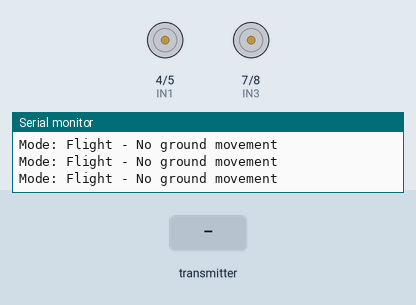
This sketch was run on a simulated Arduino Uno, built with avr-gcc and run on an emulated ATmega328P. Parts: motor-driver pin pairs drawn as motors (green arrow = first pin HIGH = forward, orange = second pin HIGH = backward, longer = more drive, scaled by the enable pin), the last lines printed to the serial monitor. Inputs (shaded band) come from the test bench.

Above: at 1.3 s.
1.4 s: the transmitter starts sending readChannel.4 = 1000
3.0 s: the transmitter starts sending readChannel.1 = 1000
At 3.4 s:
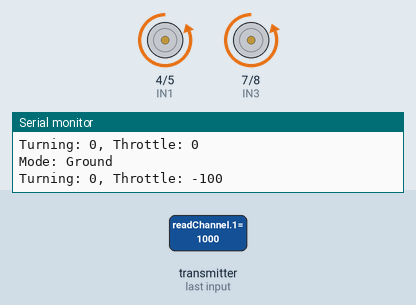
4.5 s: the transmitter starts sending readChannel.3 = 1000
At 4.9 s:
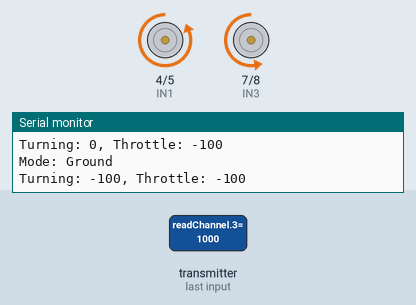
6.0 s: the transmitter starts sending readChannel.1 = 1250
At 6.3 s:
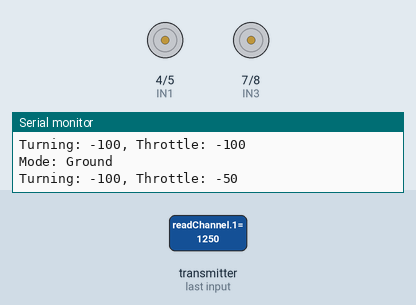
7.5 s: the transmitter starts sending readChannel.3 = 1250
At 8.7 s:
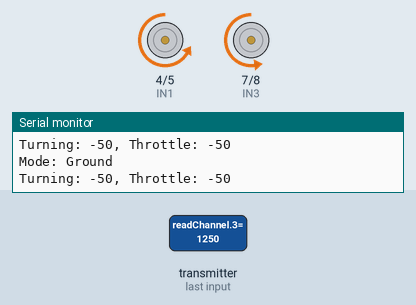
9.0 s: the transmitter starts sending readChannel.1 = 1500
At 10.4 s:
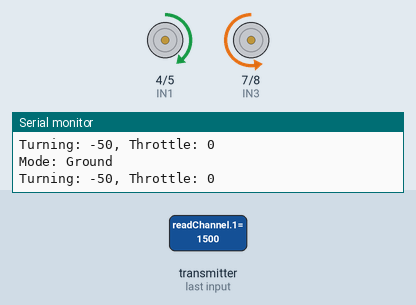
Timing chart, 0 to 11.5 s (numbered marks = the images above; inputs shaded):
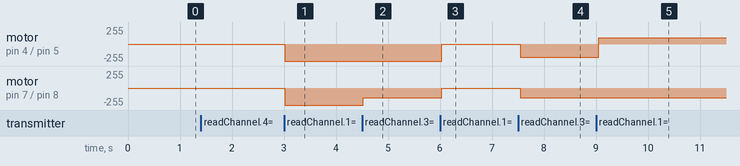

The sketch:

FinalArduinoCode.ino
```cpp
// This is the code used to control the movement of the gound system.

// Include the iBus Library
#include <IBusBM.h>

// Create iBus object
IBusBM ibus;

// Define pins
  // Right
const int ENA = 3;
const int IN1 = 4;
const int IN2 = 5;
  // Left
const int ENB = 9;
const int IN3 = 7;
const int IN4 = 8;

// Receiver channel mappings
const int CH2 = 1; // Forward/Backward
const int CH4 = 3; // Left/Right
int ch5 = 0; // Mode Control

// Define mode selection from channel 5
enum Mode {Deactivated, Ground, Flight};

// Function to determine the operating mode based on channel 5 input
Mode modeChoose()
{
    ch5 = ibus.readChannel(4); // Read channel 5 (index 4 in iBus)

    if (ch5 < 900)  // No signal detected
    {
        return Deactivated;
    }
    else if (ch5 < 1400)  // Ground mode active
    {
      return Ground;
    }

    return Flight;  // Otherwise, Flight mode active
}

// Function to read iBus channel and map it to -100 to 100
int mappedPower100 (int channel)
{
    int rawValue = ibus.readChannel(channel);
    // Convert from 1000-2000 to -100 to 100
    return constrain(map(rawValue, 1000, 2000, -100, 100), -100, 100);
}

// Function to set motor direction
void motorDirection(int speed, int pin1, int pin2)
{
    if (speed > 0) //Forward
    {
        digitalWrite(pin1, HIGH);
        digitalWrite(pin2, LOW);
    }
    else if (speed < 0) //Backward
    {
        digitalWrite(pin1, LOW);
        digitalWrite(pin2, HIGH);
    }
    else //Stop
    {
        digitalWrite(pin1, LOW);
        digitalWrite(pin2, LOW);
    }
}

// Function to set motor speeds
void motorSpeed(int leftSpeed, int rightSpeed)
{
    // Constrain speeds to prevent exceeding 100% power
    // Allow finer control over turning
    leftSpeed = constrain(leftSpeed, -100, 100);
    rightSpeed = constrain(rightSpeed, -100, 100);

    // Convert percentage speed to PWM value (0-255)
    int leftPWM = map(abs(leftSpeed), 0, 100, 40, 255);
    int rightPWM = map(abs(rightSpeed), 0, 100, 40, 255);

    // Ensure motor stops at speed = 0
    if (leftSpeed == 0) leftPWM = 0;
    if (rightSpeed == 0) rightPWM = 0;

    // Set direction
    motorDirection(rightSpeed, IN1, IN2);
    motorDirection(leftSpeed, IN3, IN4);

    // Apply PWM speed
    analogWrite(ENA, leftPWM);
    analogWrite(ENB, rightPWM);
}

// Function to stop both motors
void stopMotors()
{
    motorSpeed(0, 0);
}

void setup()
{
    Serial.begin(115200); // For debugging
    ibus.begin(Serial);
    // Motor pins = OUTPUT
    pinMode(ENA, OUTPUT);
    pinMode(IN1, OUTPUT);
    pinMode(IN2, OUTPUT);
    pinMode(ENB, OUTPUT);
    pinMode(IN3, OUTPUT);
    pinMode(IN4, OUTPUT);
}
void loop()
{
    // Determine current mode
    Mode currentMode = modeChoose();

    if (currentMode == Deactivated)
    {
        Serial.println("No Signal Detected");
        stopMotors();
        return;  // Exit loop early
    }
    if (currentMode == Ground)
    {
        Serial.println("Mode: Ground");
        // Read throttle and steering values from iBus
        int throttle = mappedPower100(CH2);
        int turning = mappedPower100(CH4);

        // Prevent unintended movement when ch4 stick is centered
        if (abs(turning) < 10) turning = 0;

        // Adjust turning influence
        float turnFactor = 0.5;
        // Reduce extreme turns (0.5 means turning only affects 50% of motor speed)

        int leftSpeed = throttle + (turning * turnFactor);
        int rightSpeed = throttle - (turning * turnFactor);

        // Debugging output
        Serial.print("Turning: ");
        Serial.print(turning);
        Serial.print(", Throttle: ");
        Serial.println(throttle);

        // Set motor speeds
        motorSpeed(leftSpeed, rightSpeed);
    }
    else if (currentMode == Flight)
    {
        Serial.println("Mode: Flight - No ground movement");
        stopMotors();
    }

    delay(500);  // Small delay to stabilize control
}
```

Measured:
- after the input at 3.0 s, motor on pin 4 (IN1) / pin 5 (IN2), motor on pin 7 (IN3) / pin 8 (IN4): stopped → backward 255/255 at once
- after the input at 4.5 s, motor on pin 7 (IN3) / pin 8 (IN4): backward 255/255 → backward 147/255 at once
- after the input at 6.0 s, motor on pin 4 (IN1) / pin 5 (IN2): backward 255/255 → stopped at once; motor on pin 7 (IN3) / pin 8 (IN4): backward 147/255 → stopped at once
- after the input at 7.5 s, motor on pin 4 (IN1) / pin 5 (IN2): stopped → backward 201/255 at once; motor on pin 7 (IN3) / pin 8 (IN4): stopped → backward 147/255 at once
- after the input at 9.0 s, motor on pin 4 (IN1) / pin 5 (IN2): backward 201/255 → forward 93/255 after 0.05 s
